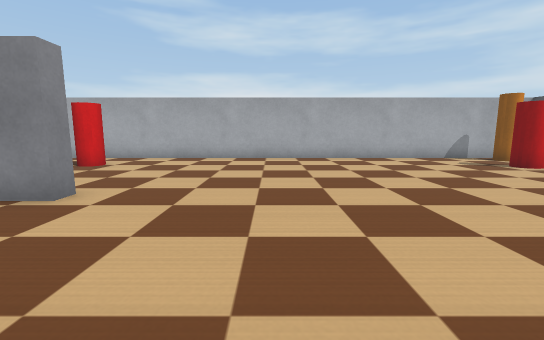
View 1 (above)

16 first-person views from a walk through a robot-simulator world made for Webots. The camera is 0.22 m above the floor, tilts 8° down and sees 90° across. The floor is counted in squares, 0.2 m on a side. Each view is taken from the middle of a square. On the plan, view 1 faces up. The plan holds only what a view shows up to about 12 squares ahead; the rest is blank. The robots in the file are not drawn. Simple shapes and patterns stand in for the simulator's stock objects.

View 2
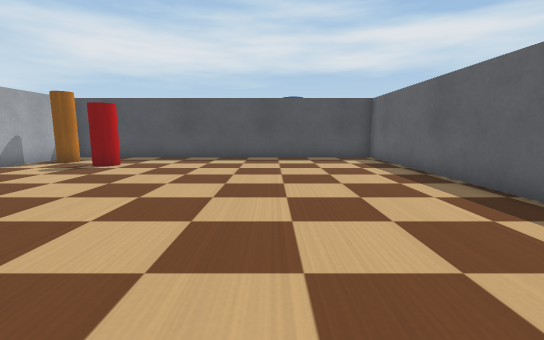

View 3
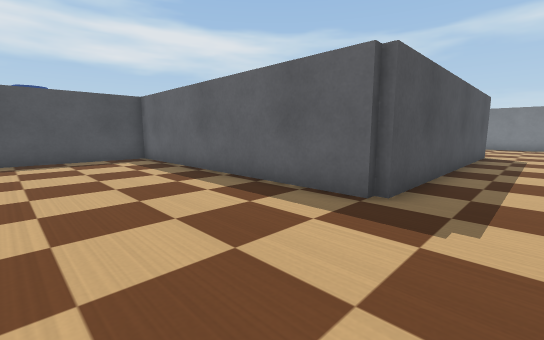

View 4
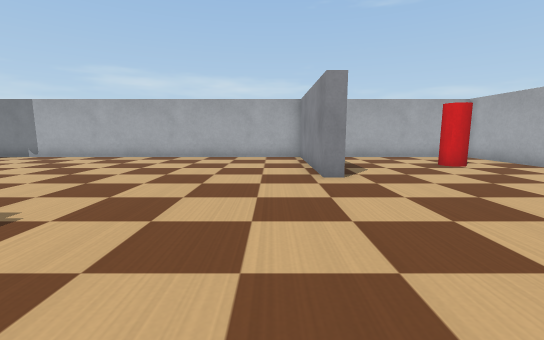

View 5
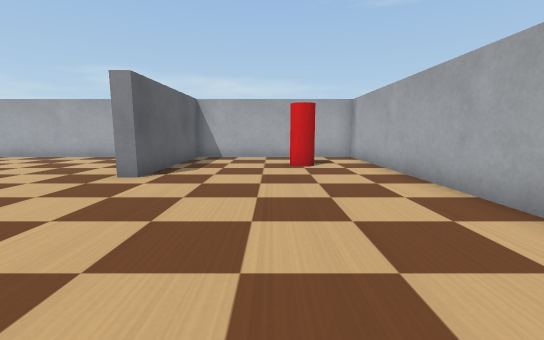

View 6
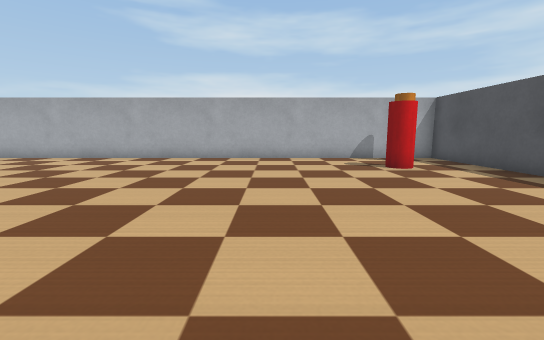

View 7
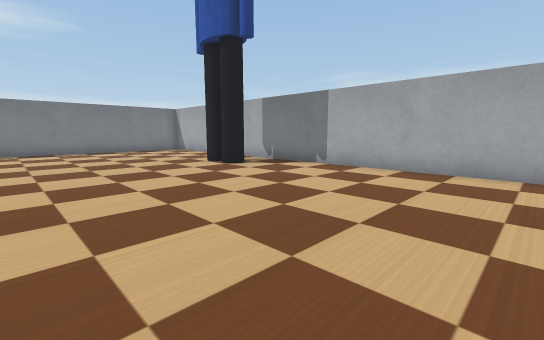

View 8
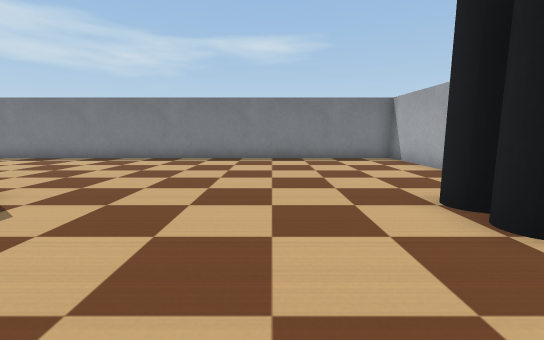

View 9
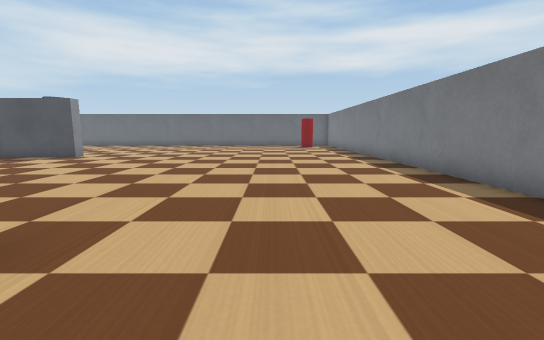

View 10
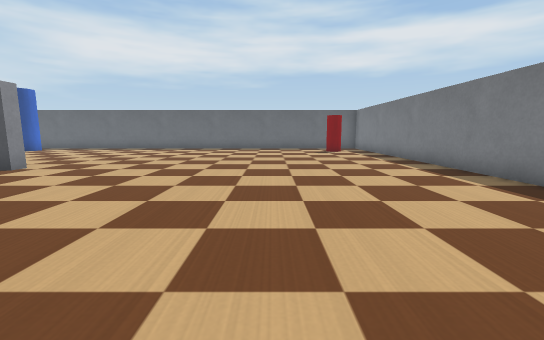

View 11
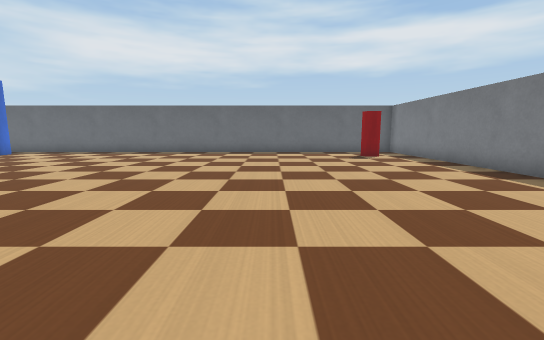

View 12
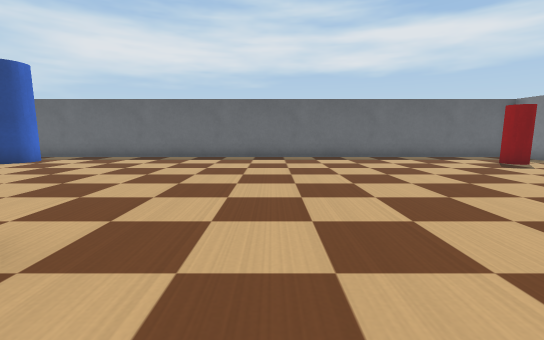

View 13
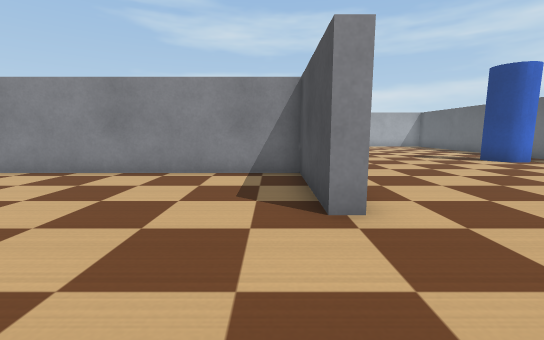

View 14
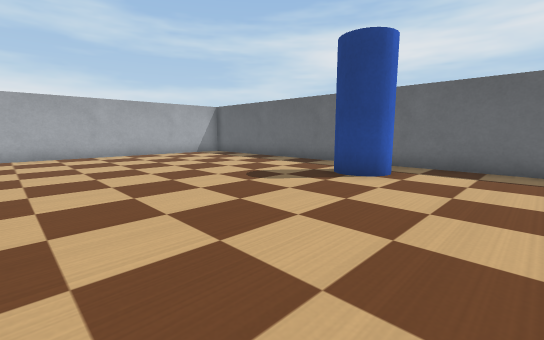

View 15
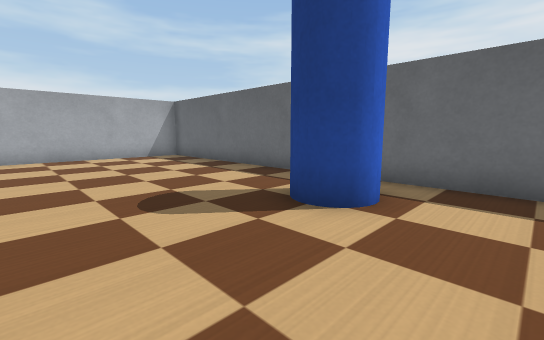

View 16
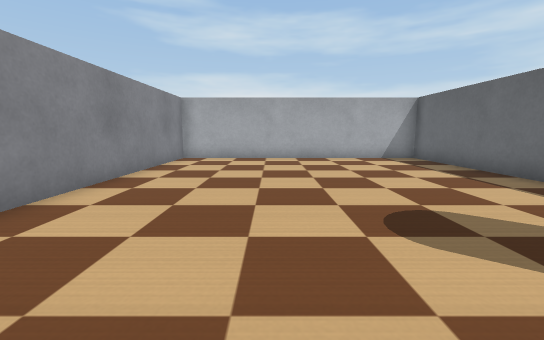

### Floor plan
Ten units are one square. View 1 is at (0, 0); x grows to the right and y downward. Boxes are objects, and circles mark ways between rooms. Rooms are numbered by the first view taken in them; rooms with no view inside come last. Other rooms are left out.
<svg viewBox="-95 -120 310 310">
<path fill="none" stroke="#000" d="M7 13 108 13 108 -115 -90 -115 -90 -48 -35 -48 -35 -43M114 55 108 55 108 18 26 18M7 115 7 13M-35 -43 -90 -43 -90 112M-90 149 -90 185 201 185M210 181 210 -115 113 -115 113 -36"/>
<rect x="-65" y="-95" width="10" height="10" fill="#bbb"><title>red cylinder</title></rect>
<rect x="75" y="-95" width="10" height="20" fill="#bbb"><title>red cylinder</title></rect>
<rect x="85" y="-115" width="10" height="20" fill="#bbb"><title>orange cylinder</title></rect>
<rect x="-75" y="95" width="10" height="20" fill="#bbb"><title>person</title></rect>
<rect x="175" y="155" width="20" height="20" fill="#bbb"><title>red cylinder</title></rect>
<rect x="175" y="-25" width="30" height="20" fill="#bbb"><title>blue cylinder</title></rect>
<circle cx="-16" cy="-12" r="3" fill="#2a7"/>
<text x="20" y="-60">1</text>
<text x="70" y="70">2</text>
</svg>
Room 1 opens to room 2.

Where each view was taken, in squares from view 1:
view 1: 0 up, 0 right, facing up
view 2: 3 up, 1 left, facing right
view 3: 3 up, 1 left, facing down-right
view 4: 3 up, 3 right, facing left
view 5: 8 up, 3 right, facing left
view 6: 0 up, 4 right, facing up
view 7: 2 down, 1 left, facing down-left
view 8: 7 down, 4 left, facing down
view 9: 14 down, 1 left, facing right
view 10: 13 down, 3 right, facing right
view 11: 12 down, 6 right, facing right
view 12: 8 down, 9 right, facing right
view 13: 9 down, 10 right, facing up
view 14: 2 down, 12 right, facing up-right
view 15: 1 down, 15 right, facing up-right
view 16: 0 up, 15 right, facing up
